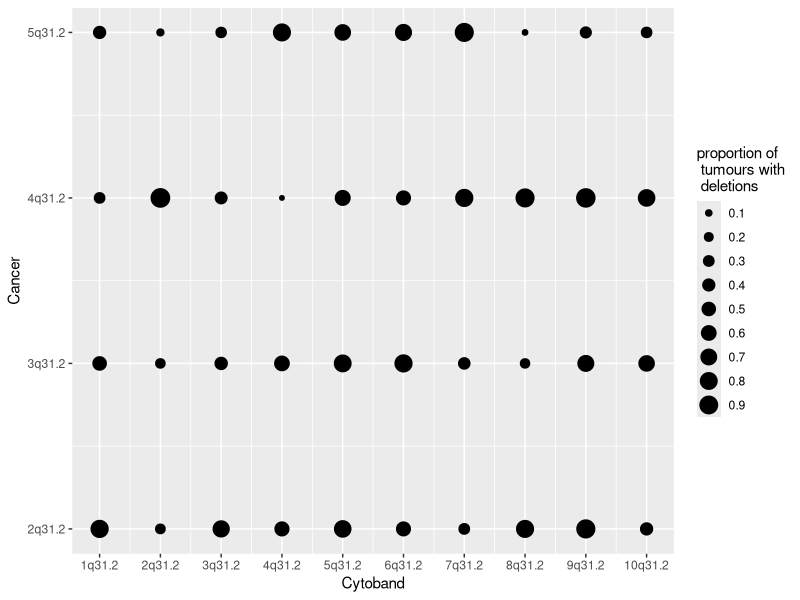

Generate this figure with R: (Note: this script raises an error after producing the figure.)
################
### Circle plots of deletions and amplifications per cytoband
###############

library(ggplot2)
library(scales)

### Trial circle plots:

####################
###Dummy data

cytoband.name<- c("1q31.2", "2q31.2", "3q31.2", "4q31.2", "5q31.2", "6q31.2", "7q31.2", "8q31.2", "9q31.2", "10q31.2")
cytoband<- rep(seq(1:10), 4)
tumour.type<- rep(seq(1:4), each = 10)
proportion.of.deletions.per.cytoband<- runif(40)
df<- cbind(x = cytoband, y = tumour.type, proportion_deletions = proportion.of.deletions.per.cytoband)
df<- as.data.frame(df)
df

df3<-cbind(x = cytoband.name, y = letters[1:10], proportion_deletions = proportion.of.deletions.per.cytoband)
df3<- as.data.frame(df3)


################
###Trial plotting dummy data

ggplot(df, aes(x,y)) +
  geom_point(aes(size = proportion_deletions)) +
  scale_x_continuous(name="Cytoband", breaks=pretty_breaks(n=10), labels = c("crap", cytoband.name[1:10], "crap")) +
  scale_y_continuous(name="Cancer", breaks=pretty_breaks(n=4), labels = cytoband.name[1:6]) +
  scale_size_area("proportion of\n tumours with\n deletions", breaks = c(0.1, 0.2, 0.3, 0.4, 0.5, 0.6, 0.7, 0.8, 0.9, 1.0))


ggplot(df3, aes(x,y)) +
  geom_point(aes(size = proportion_deletions)) +
  scale_x_discrete(name="Cytoband") +
  scale_y_continuous(name="Cancer")

#############
##Another test

set.seed (1234)
rectheat = sample(c(rnorm (10, 5,1), NA, NA), 7*14, replace = T)

dataf <- data.frame (rowv = rep (1:7, 14), columnv = rep(1:14, each = 7),
                     rectheat, circlesize = rectheat*1.5,
                     circlefill =  rectheat*10 )
dataf

##plot another test

ggplot(dataf, aes(y = factor(rowv),
                  x = factor(columnv))) +        ## global aes
  geom_tile(aes(fill = rectheat)) +         ## to get the rect filled
  geom_point(aes(colour = circlefill, 
                 size =circlesize))  +    ## geom_point for circle illusion
  scale_color_gradient(low = "yellow",  
                       high = "red")+       ## color of the corresponding aes
  scale_size(range = c(1, 20))+             ## to tune the size of circles
  theme_bw()

ggplot(dataf, aes(y = factor(rowv),
                  x = factor(columnv))) +
  geom_point(aes(size = circlesize))

dataf <- data.frame (rowv = rep (LETTERS[1:7], 14), columnv = rep(letters[1:14], each = 7),
                     rectheat, circlesize = rectheat*1.5,
                     circlefill =  rectheat*10 )
dataf

############
### Get deletions per cytoband data using events.per.cytoband function

##Target genes:
target.genes<- c("MET", "CDKN2A", "RB1", "WWOX", 
      "LRP1B", "PDE4D", "CCNE1", "TP53",
      "FGFR1", "MYC", "EGFR","WHSC1L1",
      "ERBB2", "MCL1", "MDM2", "CCND1", "ATM",
      "NOTCH1", "PPP2R2A", "BRD4", "ARID1A",
      "STK11", "PARK2")

##New cnv list of cancer types we are most interested in:
short.cnv.list<- cnv.list[c(3, 7, 9, 12, 20, 21, 23, 24, 26, 29, 30)]
length(short.cnv.list)
names(short.cnv.list)

cytoband.table<- unique(short.cnv.list[[1]]$Cytoband)
length(cytoband.table)

length(unique(short.cnv.list$BRCA$Cytoband))

deletions.per.cytoband.circle.plots.table<- data.frame(cytoband = NA, cancer = NA, proportion_deletions = NA)


for (i in 1:length(short.cnv.list)){
  
  cancer.type<- names(short.cnv.list)[i]
  cancer.table<- chromosomal_location(short.cnv.list[[i]])
  cancer.list<- events.per.cytoband(cancer.table,
                              threshold = -1,
                              cytoband_column = 10,
                              column_data_start = 11,
                              chromosome_interval = 0,
                              deletion = TRUE)
  cancer.deletions.per.cytoband<- cbind(cytoband = cytoband.table, cancer = rep(cancer.type, 806), proportion_deletions = cancer.list[[2]]$proportion.of.deletions)
  
  deletions.per.cytoband.circle.plots.table<-rbind(deletions.per.cytoband.circle.plots.table, cancer.deletions.per.cytoband) 
  
  
}

## delete first row of deletions.per.cytoband.circle.plots.table

deletions.per.cytoband.circle.plots.table<-deletions.per.cytoband.circle.plots.table[-1,]
head(deletions.per.cytoband.circle.plots.table)
tail(deletions.per.cytoband.circle.plots.table)
nrow(deletions.per.cytoband.circle.plots.table)

## Plot circle plot

df2<- deletions.per.cytoband.circle.plots.table[c(1:10, 807:817),]

ggplot(deletions.per.cytoband.circle.plots.table, aes(y = factor(cancer),
                  x = factor(cytoband))) +
  xlab("Cytoband") +
  ylab("Cancer") +
  geom_point(aes(size = as.numeric(proportion_deletions))) + 
  scale_size_area("Proportion of\ntumours with\ndeletions")

## Repeat for certain cytobands only:

short.cnv.list[[1]] %>% 
  dplyr::filter(Gene.Symbol == "CDKN2A") %>%
  dplyr::select(Cytoband)

target.genes.cytoband <- short.cnv.list[[1]] %>% 
  dplyr::filter(Gene.Symbol %in% target.genes) %>%
  dplyr::select(Cytoband)







